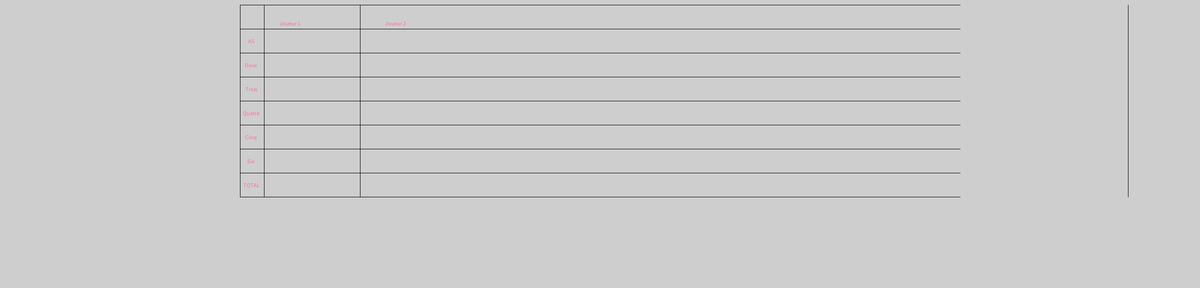
Frame 1 (no input)
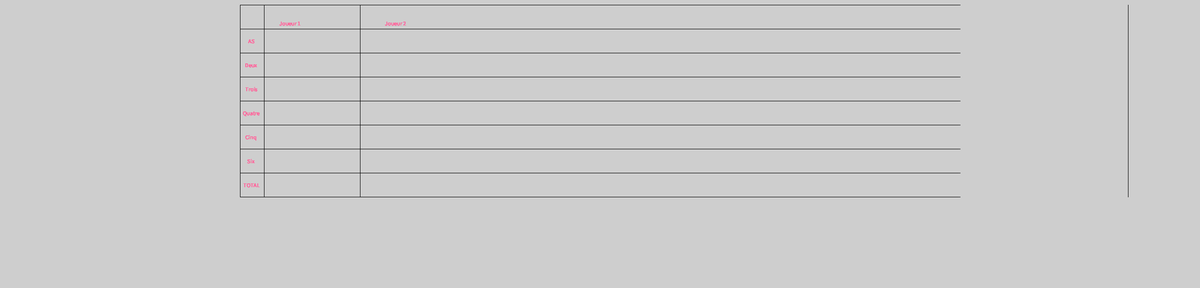
Frame 60 (the mouse pressed at the canvas centre just before this capture)
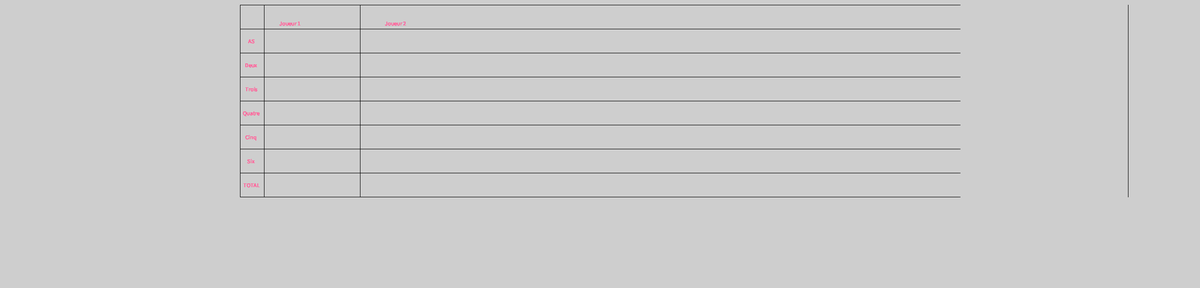
Frame 120 (the mouse held since frame 60 and released just before this capture)

The Processing sketch that drew these frames (run headless with seeded random() and noise(); from frame 60 on, the mouse is pressed at the canvas centre):

// Processing sketch: processing_137215
// ── processing_137215.pde

void setup() {  
  size(2500, 600);// taille de la fenetre d'affichage
  background(#CECECE);  // couleur du background(= le fond)
  colorMode(HSB);   //luminosite
  }
void draw(){ //fonction dessin 
  //lignes horizontales
 line(500,10,2000,10);
 fill(#FD6C9E);
 text (" Joueur 1 ",580,53);
 text (" Joueur 2 ",800,53);
 line(500,60,2000,60);
 text ( " AS ", 515,90);
 line(500,110,2000,110);
 text ( " Deux ", 508,140);
 line(500,160,2000,160);
 text ( " Trois ",509,190);
 line(500,210,2000,210);
 text ( " Quatre ",504,240);
 line(500,260,2000,260);
 text ( " Cinq ", 509,290);
 line(500,310,2000,310);
 text ( " Six ", 513,340);
 line(500,360,2000,360);
 text ( " TOTAL ",505,390);
 line(500,410,2000,410);
 
 
 //lignes verticales
 
 line(500,10,500,410);
 line(550,10,550,410);
 line(750,10,750,410);
 line(2350,10,2350,410);
 }
